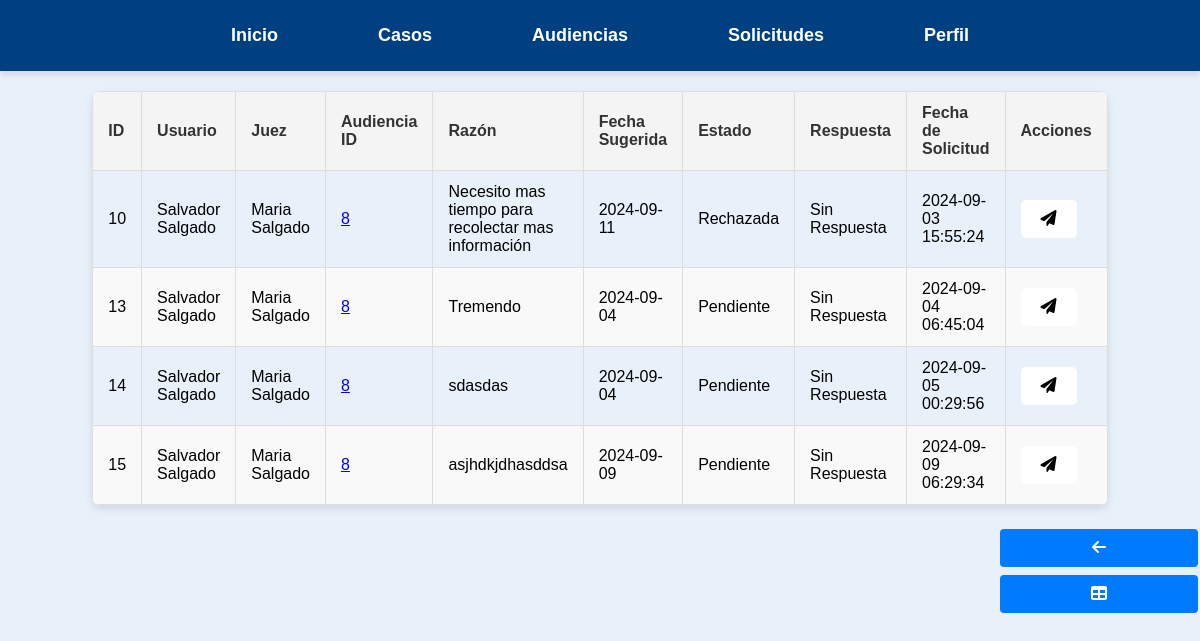
Page /Audiencias/ver_solicitudes.php (signed in) on the committed database.
### tables this page shows
CREATE TABLE `solicitudes` (
  `id` int(11) NOT NULL,
  `usuario_id` int(11) NOT NULL,
  `juez_id` int(11) NOT NULL,
  `razon` text NOT NULL,
  `fecha_sugerida` date NOT NULL,
  `estado` varchar(50) NOT NULL DEFAULT 'pendiente',
  `fecha_creacion` timestamp NOT NULL DEFAULT current_timestamp(),
  `caso_id` int(11) DEFAULT NULL,
  `respuesta` varchar(100) NOT NULL
);

CREATE TABLE `usuarios` (
  `id` int(11) NOT NULL,
  `nombre` varchar(50) DEFAULT NULL,
  `apellido` varchar(50) DEFAULT NULL,
  `telefono` varchar(15) DEFAULT NULL,
  `tipo` varchar(20) DEFAULT NULL,
  `correo` varchar(100) DEFAULT NULL,
  `contrasena` varchar(255) DEFAULT NULL
);

### Audiencias/ver_solicitudes.php (the view, shortened to what this page needs)
<?php
$servername = "localhost";
$username = "root";
$password = "";
$dbname = "legalcc";
$conn = new mysqli($servername, $username, $password, $dbname);
$user_id = $_SESSION['user_id'];
$sql = "SELECT tipo FROM usuarios WHERE id = ?";
$stmt = $conn->prepare($sql);
$stmt->bind_param("i", $user_id);
$stmt->execute();
$stmt->bind_result($tipo_usuario);
$servername = "localhost";
$username = "root";
$password = "";
$dbname = "legalcc";
$conn = new mysqli($servername, $username, $password, $dbname);
$sql = "
    SELECT
        ar.id,
        u.nombre AS nombre_usuario,
        u.apellido AS apellido_usuario,
        j.nombre AS nombre_juez,
        j.apellido AS apellido_juez,
        ar.razon,
        ar.fecha_sugerida,
        ar.estado,
        ar.respuesta,
        ar.fecha_creacion,
        ar.caso_id
    FROM
        solicitudes ar
    JOIN
        usuarios u ON ar.usuario_id = u.id
    JOIN
        usuarios j ON ar.juez_id = j.id
";
$result = $conn->query($sql);
?>
<!DOCTYPE html>
<html lang="es">
<head>
    <link rel="stylesheet" href="https://cdnjs.cloudflare.com/ajax/libs/font-awesome/6.0.0-beta3/css/all.min.css">
</head>
<body>
<nav>
        <ul>
            <li><a href="/Pagina_principal.php">Inicio</a></li>
            <li><a href="/Casos/Buscar_Casos.php">Casos</a></li>
            <li><a href="/Audiencias/Buscar_Audiencias.php">Audiencias</a></li>
            <?php if ($tipo_usuario === 'juez'): ?>
            <li><a href="/Audiencias/ver_solicitudes.php">Solicitudes</a></li>
            <?php endif; ?>
            <li>
                <a href="/formularios/Perfil.php">Perfil</a>
            </li>
        </ul>
    </nav>
    <table>
        <thead>
            <tr>
                <th>ID</th>
                <th>Usuario</th>
                <th>Juez</th>
                <th>Audiencia ID</th>
                <th>Razón</th>
                <th>Fecha Sugerida</th>
                <th>Estado</th>
                <th>Respuesta</th>
                <th>Fecha de Solicitud</th>
                <?php
                if ($tipo_usuario === 'juez' ): ?>
                <th>Acciones</th>
                <?php endif; ?>
            </tr>
        </thead>
        <tbody>
            <?php
            if ($result->num_rows > 0) {
                while($row = $result->fetch_assoc()) {
                    echo "<tr>";
                    echo "<td>" . $row["id"] . "</td>";
                    echo "<td>" . $row['nombre_usuario'] . " " . $row['apellido_usuario'] . "</td>";
                    echo "<td>" . $row['nombre_juez'] . " " . $row['apellido_juez'] . "</td>";
                    echo "<td><a href='ver_audiencia.php?id=" . $row["caso_id"] . "'>" . $row["caso_id"] . "</a></td>";
                    echo "<td>" . $row["razon"] . "</td>";
                    echo "<td>" . $row["fecha_sugerida"] . "</td>";
                    echo "<td>" . $row["estado"] . "</td>";
                    echo "<td>" . $row["respuesta"] . "</td>";
                    echo "<td>" . $row["fecha_creacion"] . "</td>";
                    if ($tipo_usuario === 'juez' ): ?>
<td>
    <a class='edit-button' href='responder_solicitud.php?id=<?php echo $row["id"]; ?>' title="Responder solicitud">
        <i class="fas fa-paper-plane"></i>
    </a>
</td>
                        <?php endif;
       }
   } else {
                echo "<tr><td colspan='7'>No hay solicitudes disponibles</td></tr>";
            }
            ?>
        </tbody>
    </table>
    <button onclick="goBack()" class="btn-regresar" title="Regresar">
    <i class="fas fa-arrow-left"></i>
</button>
<a href="buscar_audiencias.php" class="btn-regresar" title="Tabla de Audiencias">
    <i class="fas fa-table"></i>
</a>
</body>
</html>

### Audiencias/ver_solicitudes.php (style rules this page uses)
body { font-family: 'Bahnschrift', sans-serif; background-color: #e8f0fa; margin: 0; padding: 0; display: flex; flex-direction: column; height: 100vh; }
nav { background-color: #004080; padding: 15px 0; box-shadow: 0 4px 6px rgba(0, 0, 0, 0.1); }
ul { list-style-type: none; margin: 0; padding: 0; display: flex; justify-content: center; gap: 40px; }
ul li { position: relative; }
ul li a { text-decoration: none; color: white; font-size: 18px; font-weight: bold; padding: 10px 30px; display: block; transition: background-color 0.3s ease, transform 0.2s ease; border-radius: 8px; }
table { width: calc(70% - 40px); border-collapse: collapse; margin: 20px auto; box-shadow: 0 4px 8px rgba(0, 0, 0, 0.1); border-radius: 8px; overflow: hidden; }
th, td { border: 1px solid #ddd; padding: 12px 15px; text-align: left; }
th { background-color: #f4f4f4; color: #333; font-weight: bold; }
tr:nth-child(even) { background-color: #f9f9f9; }
.btn-regresar { background-color: #007bff; color: white; border: none; padding: 10px 20px; text-align: center; text-decoration: none; display: inline-block; font-size: 16px; margin: 4px 2px; margin-left: 1000px; cursor: pointer; border-radius: 4px; }
.edit-button { display: inline-block; background-color: white; color: black; padding: 10px 20px; text-decoration: none; border: none; border-radius: 5px; cursor: pointer; font-family: Bahnschrift; }

### rows in the picture
solicitudes: id "10", usuario.nombre "Salvador", usuario.apellido "Salgado", juez.nombre "Maria", juez.apellido "Salgado", caso "8", razon "Necesito mas tiempo para recolectar mas información", fecha_sugerida "2024-09-11", estado "Rechazada", respuesta "Sin Respuesta", fecha_creacion "2024-09-03 15:55:24"
solicitudes: id "13", usuario.nombre "Salvador", usuario.apellido "Salgado", juez.nombre "Maria", juez.apellido "Salgado", caso "8", razon "Tremendo", fecha_sugerida "2024-09-04", estado "Pendiente", respuesta "Sin Respuesta", fecha_creacion "2024-09-04 06:45:04"
solicitudes: id "14", usuario.nombre "Salvador", usuario.apellido "Salgado", juez.nombre "Maria", juez.apellido "Salgado", caso "8", razon "sdasdas", fecha_sugerida "2024-09-04", estado "Pendiente", respuesta "Sin Respuesta", fecha_creacion "2024-09-05 00:29:56"
solicitudes: id "15", usuario.nombre "Salvador", usuario.apellido "Salgado", juez.nombre "Maria", juez.apellido "Salgado", caso "8", razon "asjhdkjdhasddsa", fecha_sugerida "2024-09-09", estado "Pendiente", respuesta "Sin Respuesta", fecha_creacion "2024-09-09 06:29:34"
